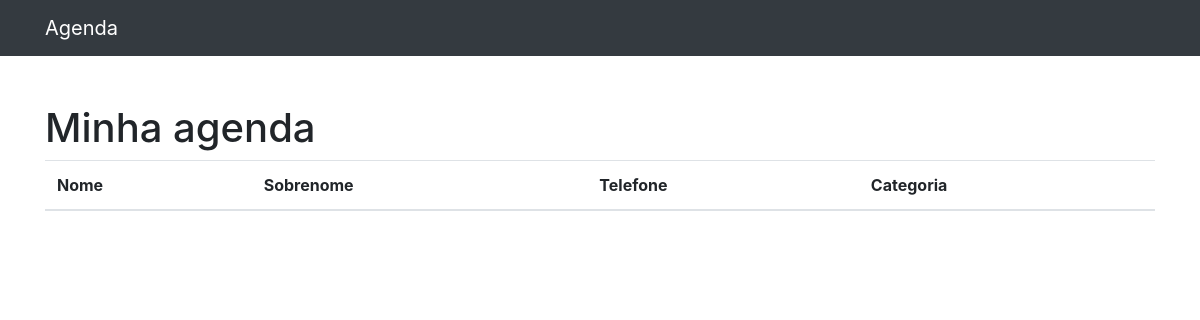
The app's page /, older data.
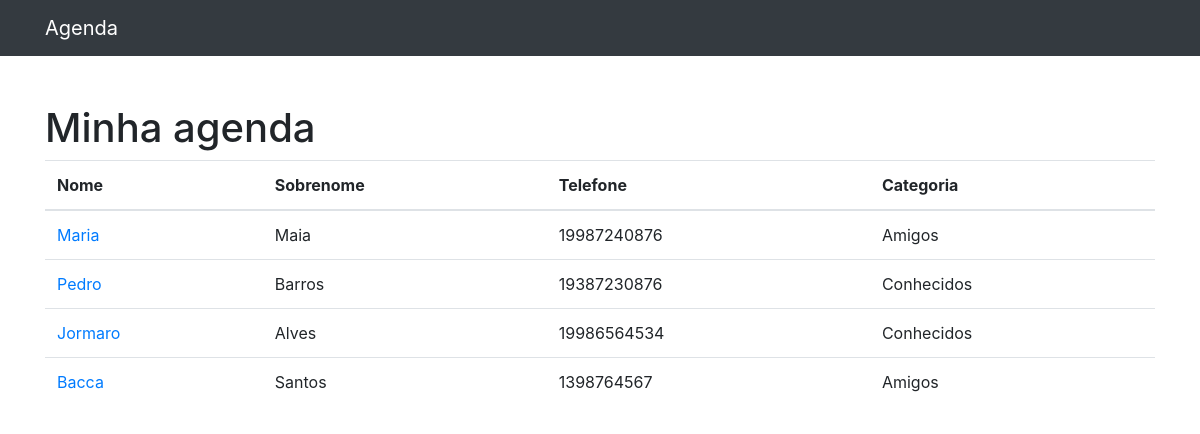
The same page, newer data.
### contatos/models.py (models this page shows, shortened)
class Contato(models.Model):
    nome = models.CharField(max_length=255)
    sobrenome = models.CharField(max_length=255, blank=True)
    telefone = models.CharField(max_length=255)
    email = models.CharField(max_length=255, blank =True)
    datacriacao = models.DateTimeField(default = timezone.now)
    descricao = models.TextField(blank=True)
    categoria = models.ForeignKey(Categoria, on_delete=models.DO_NOTHING)

class Categoria(models.Model):
    nome = models.CharField(max_length=255)
    def __str__(self):
        return self.nome

### contatos/views.py (the view)
# urls.py: path('',views.index,name='index'),
def index(request):
    contatos = Contato.objects.all() #Recupera dados do banco e armazena na variável
    return render(request,'contatos/index.html',{
        'contatos':contatos
    })

### contatos/templates/contatos/index.html
{%extends 'base.html'%}
{%block conteudo%}
<h1 class="mt-5">Minha agenda</h1>
        <table class="table">
          <thead>
            <tr>
              <th>Nome</th>
              <th>Sobrenome</th>
              <th>Telefone</th>
              <th>Categoria</th>
            </tr>
          </thead>
          <tbody>
            {% for contato in contatos%}
            <tr>
              <td>
                <a href="{% url 'ver_contato' contato.id%}"> {{contato.nome}}</a>
              </td>
              <td>{{contato.sobrenome}}</td>
              <td>{{contato.telefone}}</td>
              <td>{{contato.categoria}}</td>
            </tr>
            {%endfor%}
          </tbody>
        </table>
{%endblock%}

### templates/base.html (shortened to what this page needs)
{% load static%}
<!DOCTYPE html>
<html lang="pt-br">
<head>
  {% include 'parciais/_head.html'%}
</head>
<body>
  {% include 'parciais/_head.html'%}
  {% include 'parciais/_nav.html'%}
  <div class="container">
    <div class="row">
      <div class="col-lg-12">
        {%block conteudo%}{%endblock%}
      </div>
    </div>
  </div>
</body>
</html>

### templates/parciais/_head.html (shortened to what this page needs)
{% load static%}
  <link href="{%static 'vendor/bootstrap/css/bootstrap.min.css'%}" rel="stylesheet">

### templates/parciais/_nav.html (shortened to what this page needs)
<nav class="navbar navbar-expand-lg navbar-dark bg-dark static-top">
    <div class="container">
      <a class="navbar-brand" href="{% url 'index' %}">Agenda</a>
    </div>
  </nav>

Row changes from the older to the newer data that the page shows:
added Contato: nome "Maria", sobrenome "Maia", telefone "19987240876", categoria "Amigos"
added Contato: nome "Pedro", sobrenome "Barros", telefone "19387230876", categoria "Conhecidos"
added Contato: nome "Jormaro", sobrenome "Alves", telefone "19986564534", categoria "Conhecidos"
added Contato: nome "Bacca", sobrenome "Santos", telefone "1398764567", categoria "Amigos"
